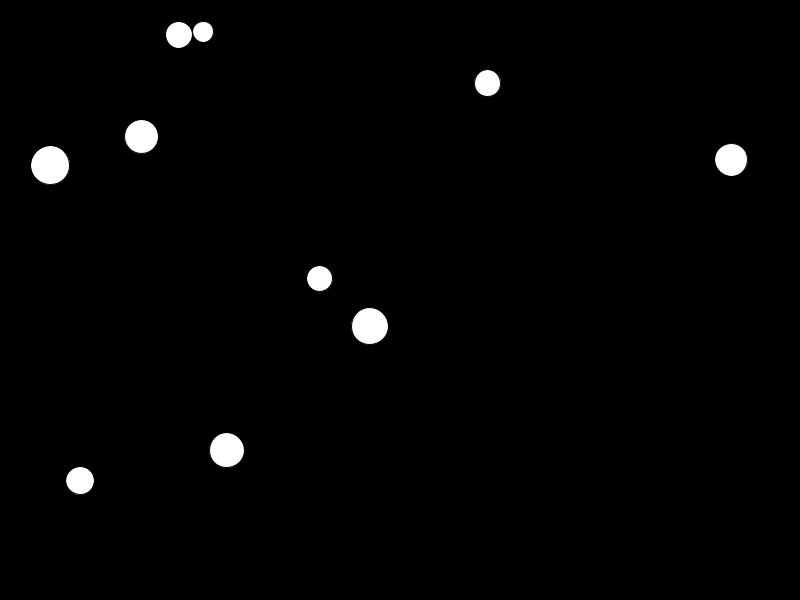
Frame 1 (no input)
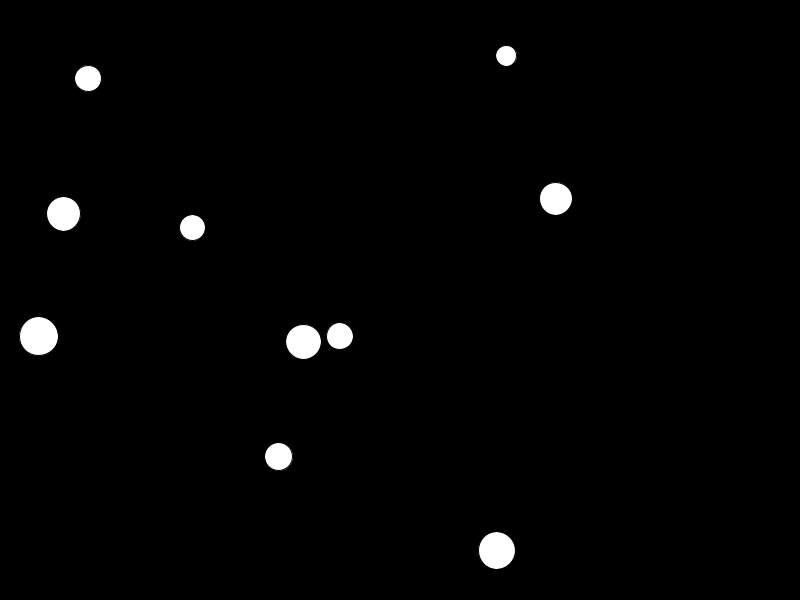
Frame 60 (the mouse pressed at the canvas centre just before this capture)
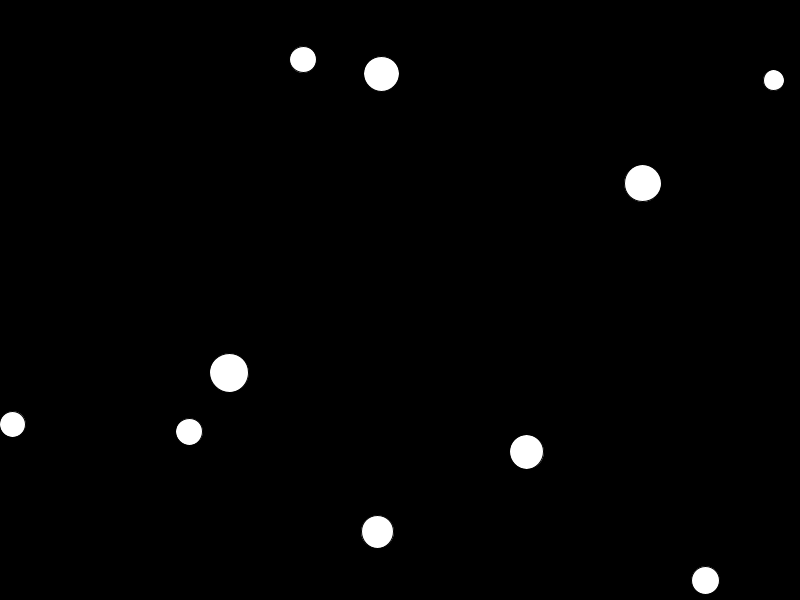
Frame 120 (the mouse held since frame 60 and released just before this capture)

The Processing sketch that drew these frames (run headless with seeded random() and noise(); from frame 60 on, the mouse is pressed at the canvas centre):

// Processing sketch: Messing_Around_with_Collisions
// ── Messing_Around_with_Collisions.pde
Bouncer[] balls = new Bouncer[10];
int p=1;
void setup() {
  size(800, 600);
  for (int i = 0; i < balls.length; i++) {
    balls[i] = new Bouncer(random(20, 40), random(5, 10));
  }
}

void draw() {
  background (0);
  for (int i = 0; i < balls.length; i++) {
    balls[i].display();
    balls[i].move();
    balls[i].wallBounce();
    for (int j = 0; j < balls.length; j++) {
      if (i!=j) {
        balls[i].collideWith(balls[j]);
      }
    }
  }
}

class Bouncer {
  PVector loc, vel;
  float sz;
  float speed;
  color c;

  Bouncer(float tempsz, float tempspeed) {
    sz = tempsz;
    loc = new PVector(random(sz, width-sz), random(sz, height-sz));
    vel = PVector.random2D();
    speed = tempspeed;
    vel.mult(speed);
    c = color(255, 0, 0);
  }

  void display() {
    ellipse(loc.x, loc.y, sz, sz);
  }

  void move() {
    loc.add(vel);
  }

  void wallBounce() {
    if (loc.x + sz/2 >= width ) {
      vel.x = -abs(vel.x);
    } 
    if (loc.x - sz/2 <= 0) {
      vel.x = abs(vel.x);
    }
    if (loc.y + sz/2 >= height ) {
      vel.y = -abs(vel.y);
    } 
    if (loc.y - sz/2 <= 0) {
      vel.y = abs(vel.y);
    }
  }

  void collideWith(Bouncer tempball) {
    if (loc.dist(tempball.loc) < sz/2 + tempball.sz/2) {
      vel = PVector.sub(loc, tempball.loc);
      vel.normalize();
      vel.setMag(speed);
      background (c);
    }
  }
}
